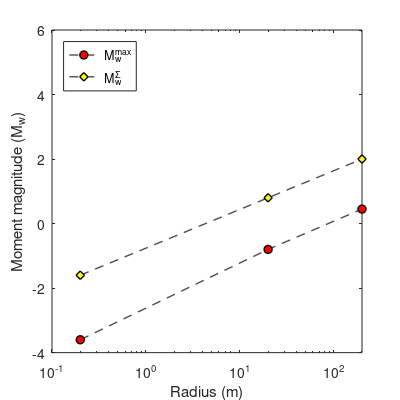
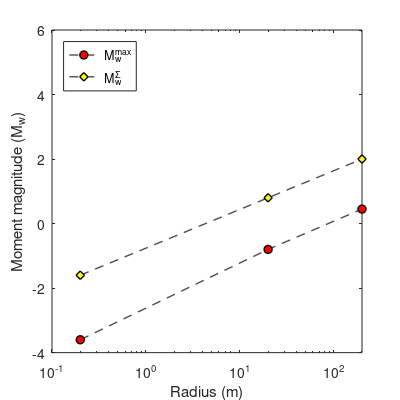

Reproduce these figures in MATLAB, in order.
clear all
close all
addpath .\data
%Event Magntitude Scaling
Scaling_tbl = [...
     0.2    0.2e2  0.2e3  0.2e5;...%R
    -3.6   -0.8    0.45   3.1;...%M_w^{max}
    -1.6    0.8    2.0    4.7;...%M_w^{summ}
     4.1e3  6.2e7  4.7e9  5.4e13;...%M_0^{max} (N * m)
    ];


figure,

semilogx(Scaling_tbl(1,:), Scaling_tbl(2,:), 'o--', 'MarkerEdgeColor','k',...
    'MarkerFaceColor', 'r', 'Color',[.3 .3 .3],'LineWidth', 1)
hold on
semilogx(Scaling_tbl(1,:), Scaling_tbl(3,:), 'd--', 'MarkerEdgeColor','k',...
    'MarkerFaceColor', 'y', 'Color',[.3 .3 .3],'LineWidth', 1)
legend('M_w^{max}','M_w^{\Sigma}','Location','northwest')
xlabel('Radius (m)'), ylabel('Moment magnitude (M_w)')
set(gcf,'PaperUnits','inches','PaperPosition',[0 0 4 4]),
xlim([0.1 200])
print('fig\Fig5','-dpng','-r600'), 
print('fig\Fig5','-painters','-depsc','-r600'), 

